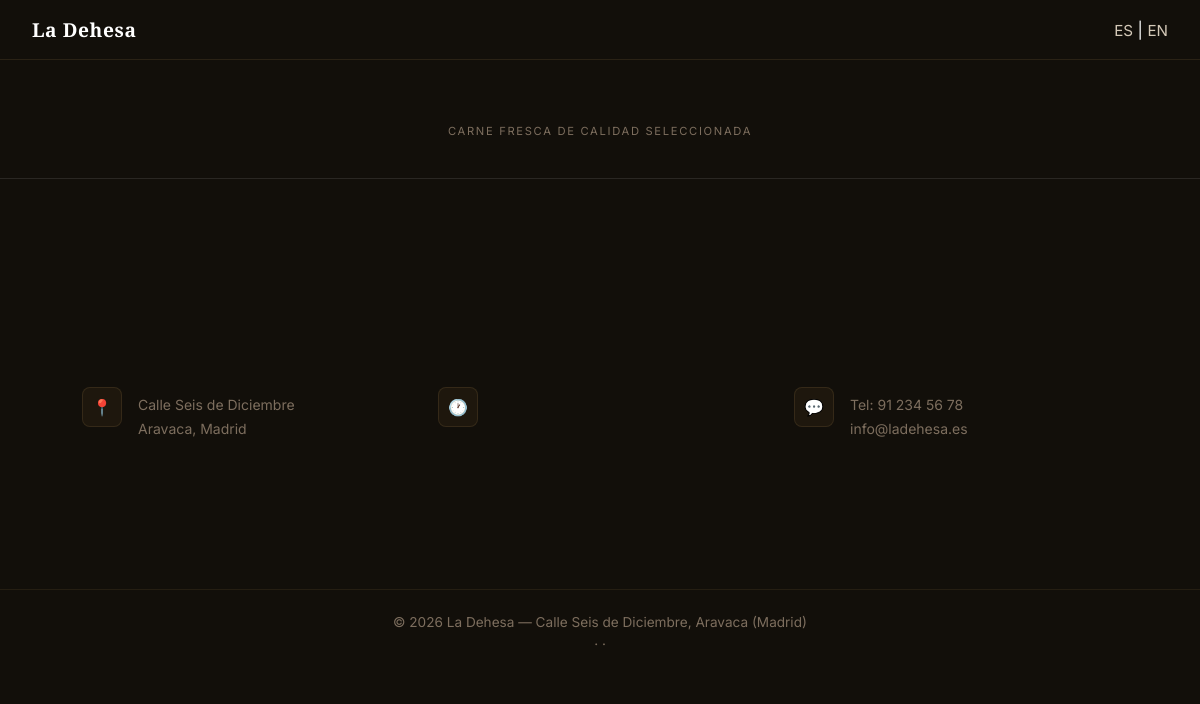
The app's page /app/views/catalogo/carniceria.php, older data.
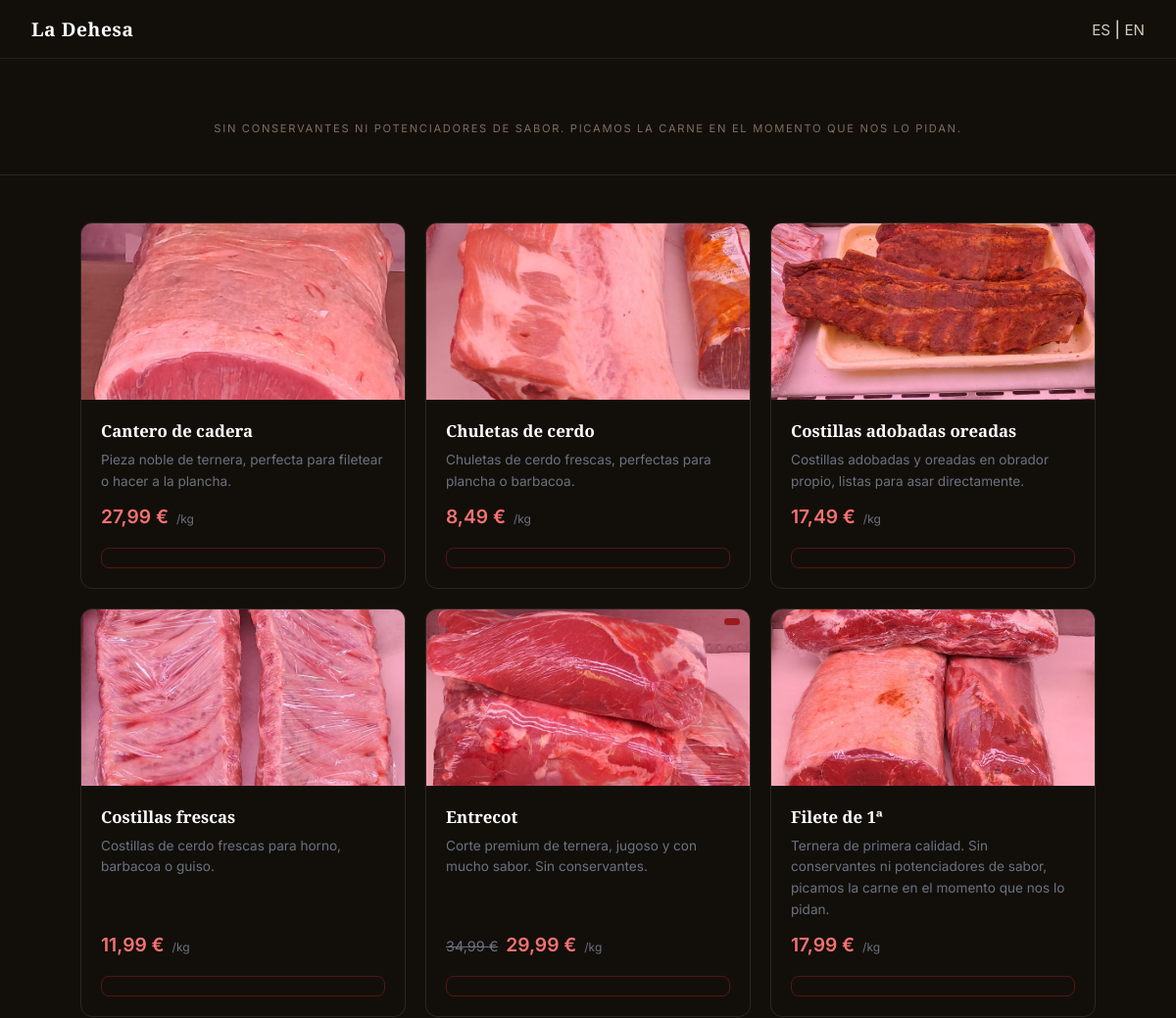
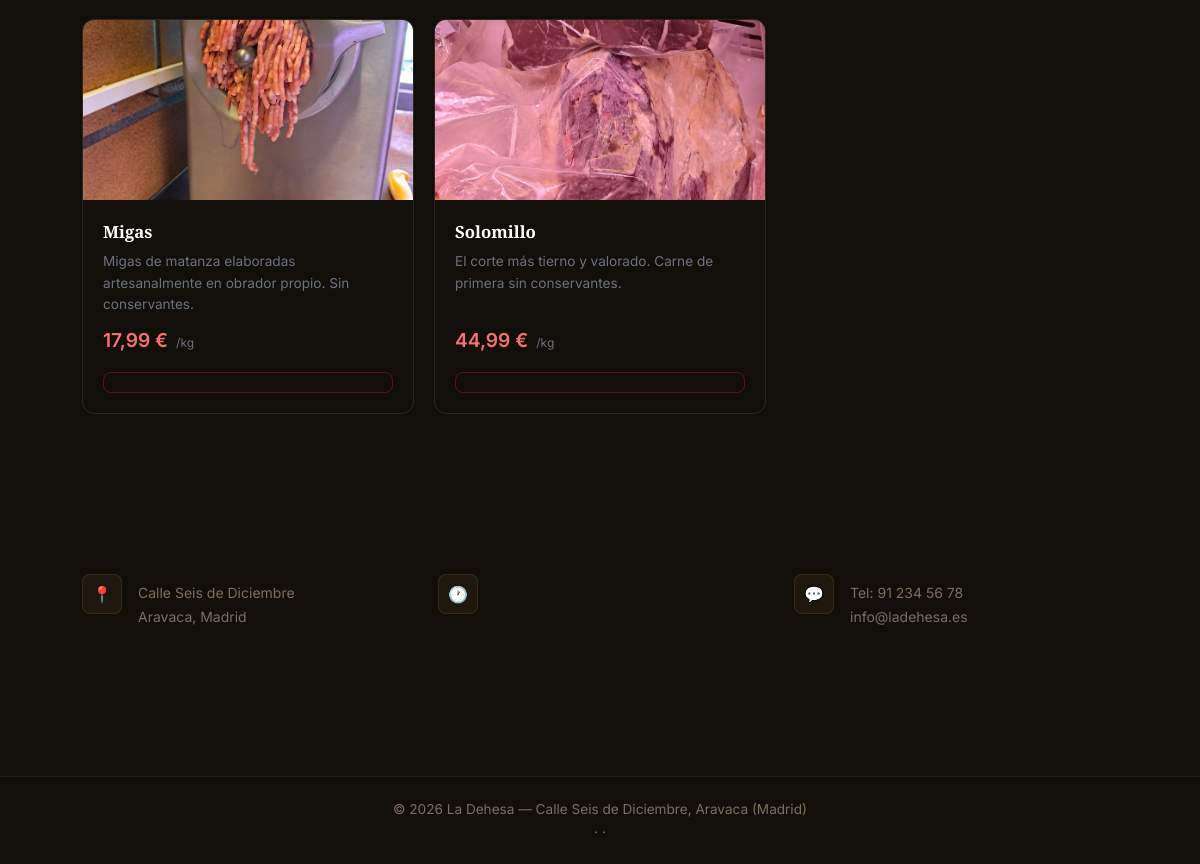
The same page, newer data (2 pictures, top to bottom).
### tables this page shows
CREATE TABLE secciones (
    id INT UNSIGNED AUTO_INCREMENT PRIMARY KEY,
    nombre VARCHAR(100) NOT NULL,
    slug VARCHAR(100) NOT NULL UNIQUE,
    descripcion TEXT,
    descripcion_en TEXT,
    orden TINYINT UNSIGNED NOT NULL DEFAULT 0
);

CREATE TABLE productos (
    id INT UNSIGNED AUTO_INCREMENT PRIMARY KEY,
    id_seccion INT UNSIGNED NOT NULL,
    nombre VARCHAR(200) NOT NULL,
    nombre_en VARCHAR(200),
    descripcion TEXT,
    descripcion_en TEXT,
    precio DECIMAL(10,2) NOT NULL,
    unidad_medida ENUM('kg','g','100g','unidad','bandeja','pack','blister') NOT NULL DEFAULT 'unidad',
    stock DECIMAL(10,3) NOT NULL DEFAULT 0,
    foto VARCHAR(255),
    disponible TINYINT(1) NOT NULL DEFAULT 1,
    created_at TIMESTAMP DEFAULT CURRENT_TIMESTAMP,
    FOREIGN KEY (id_seccion) REFERENCES secciones(id) ON DELETE CASCADE
);

CREATE TABLE promociones (
    id INT UNSIGNED AUTO_INCREMENT PRIMARY KEY,
    id_producto INT UNSIGNED NOT NULL,
    descripcion TEXT,
    precio_promocional DECIMAL(10,2) NOT NULL,
    activa TINYINT(1) NOT NULL DEFAULT 1,
    fecha_inicio DATE,
    fecha_fin DATE,
    FOREIGN KEY (id_producto) REFERENCES productos(id) ON DELETE CASCADE
);

### app/models/Producto.php (called while the page is built, shortened)
<?php
class Producto {
    public static function seccion($pdo, $slug) {
        $stmt = $pdo->prepare("SELECT * FROM secciones WHERE slug = ? LIMIT 1");
        $stmt->execute([$slug]);
        $resultado = $stmt->fetch();
        if ($resultado) {
            return $resultado;
        }
        return null;
    }
    public static function porSeccion($pdo, $idSeccion) {
        $sql = "SELECT p.*, pr.id AS id_promo, pr.precio_promocional
                FROM productos p
                LEFT JOIN promociones pr ON pr.id_producto = p.id
                    AND pr.activa = 1
                    AND CURDATE() BETWEEN pr.fecha_inicio AND pr.fecha_fin
                WHERE p.id_seccion = ? AND p.disponible = 1
                ORDER BY p.nombre";
        $stmt = $pdo->prepare($sql);
        $stmt->execute([$idSeccion]);
        return $stmt->fetchAll();
    }
}

### app/views/catalogo/carniceria.php (the view, shortened to what this page needs)
<?php
require_once __DIR__ . '/../../../config/db.php';
require_once __DIR__ . '/../../models/Producto.php';
$slug = 'carniceria';
$seccion = Producto::seccion($pdo, $slug);
$productos = Producto::porSeccion($pdo, $seccion['id']);
require __DIR__ . '/../layout/header.php';
?>
<link rel="stylesheet" href="/Carniceria/crm/public/css/catalogo.css">
<div class="catalogo-header">
    <p class="secciones-tag"><?= htmlspecialchars(($idioma === 'en' && !empty($seccion['descripcion_en'])) ? $seccion['descripcion_en'] : $seccion['descripcion']) ?></p>
</div>
<div class="catalogo-grid">
    <?php foreach ($productos as $p): ?>
        <?php
        $enPromo = $p['precio_promocional'] != null;
        $nombre_mostrar = ($idioma === 'en' && !empty($p['nombre_en'])) ? $p['nombre_en'] : $p['nombre'];
        $desc_mostrar = ($idioma === 'en' && !empty($p['descripcion_en'])) ? $p['descripcion_en'] : $p['descripcion'];
        ?>
        <div class="producto-card" id="card-<?= $p['id'] ?>">
            <div class="producto-foto">
                <?php if ($p['foto']): ?>
                    <img src="/Carniceria/crm/public/img/productos/carniceria/<?= htmlspecialchars($p['foto']) ?>"
                         alt="<?= htmlspecialchars($nombre_mostrar) ?>">
                <?php endif; ?>
                <?php if ($enPromo): ?>
                    <span class="badge-oferta"><?= $t['badge_oferta'] ?></span>
                <?php endif; ?>
            </div>
            <div class="producto-info">
                <h3><?= htmlspecialchars($nombre_mostrar) ?></h3>
                <p><?= htmlspecialchars($desc_mostrar) ?></p>
                <div class="producto-precio">
                    <?php if ($enPromo): ?>
                        <span class="precio-original"><?= number_format($p['precio'], 2, ',', '.') ?> €</span>
                        <span class="precio-actual"><?= number_format($p['precio_promocional'], 2, ',', '.') ?> €</span>
                    <?php else: ?>
                        <span class="precio-actual"><?= number_format($p['precio'], 2, ',', '.') ?> €</span>
                    <?php endif; ?>
                    <span class="precio-kg">/<?= htmlspecialchars($p['unidad_medida'] ?? 'unidad') ?></span>
                </div>
                <?php if ((float)$p['stock'] <= 0): ?>
                    <span class="badge-agotado"><?= $t['badge_agotado'] ?></span>
                <?php else: ?>
                <a href="/Carniceria/crm/app/views/auth/login.php" class="btn-carrito"><?= $t['anadir_carrito'] ?></a>
                <?php endif; ?>
            </div>
        </div>
    <?php endforeach; ?>
</div>
<?php require __DIR__ . '/../layout/footer.php'; ?>

### app/views/layout/header.php (shortened to what this page needs)
<?php
$idioma = $_SESSION['lang'] ?? 'es';
?>
<!DOCTYPE html>
<html lang="<?= $idioma ?>">
<head>
  <link rel="stylesheet" href="/Carniceria/crm/public/css/index.css">
</head>
<body>
<nav class="navbar">
  <div class="logo">La Dehesa</div>
  <ul class="menu">
    <li>
      <a href="?lang=es">ES</a> | <a href="?lang=en">EN</a>
    </li>
  </ul>
</nav>

### app/views/layout/footer.php (shortened to what this page needs)
<section class="info">
  <div class="info-item">
    <div class="info-icon-wrap">📍</div>
    <div>
      <p>Calle Seis de Diciembre<br>Aravaca, Madrid</p>
    </div>
  </div>
  <div class="info-item">
    <div class="info-icon-wrap">🕐</div>
  </div>
  <div class="info-item">
    <div class="info-icon-wrap">💬</div>
    <div>
      <p>Tel: 91 234 56 78<br>info@ladehesa.es</p>
    </div>
  </div>
</section>
<footer class="footer">
  <div class="footer-content">
    <p>&copy; <?= date('Y') ?> La Dehesa &mdash; Calle Seis de Diciembre, Aravaca (Madrid)</p>
    <p>
      <a href="/Carniceria/crm/index.php#sobre-nosotros"><?= $t['sobre_tag'] ?></a> &middot;
      <a href="/Carniceria/crm/app/views/galeria/index.php"><?= $t['nav_imagenes'] ?></a> &middot;
    </p>
  </div>
</footer>
</body>
</html>

### public/css/index.css (style rules this page uses)
*, *::before, *::after { box-sizing: border-box; margin: 0; padding: 0; }
.navbar { width: 100%; background: #120f0a; padding: 1rem 2rem; color: white; display: flex; justify-content: space-between; align-items: center; box-sizing: border-box; position: fixed; top: 0; left: 0; z-index: 1000; border-bottom: 1px solid rgba(255,200,120,0.1); }
body { padding-top: 60px; }
.logo { font-weight: bold; font-size: 1.2rem; font-family: 'Playfair Display', serif; letter-spacing: 0.03em; }
.menu { display: flex; gap: 1.5rem; list-style: none; margin: 0; padding: 0; align-items: center; }
.menu li { position: relative; }
.menu a { color: #d4c9b8; text-decoration: none; font-size: 0.95rem; }
body { font-family: 'Inter', sans-serif; background: #120f0a; color: white; }
.secciones-tag { text-align: center; color: #7d6e5e; font-size: 0.7rem; letter-spacing: 0.15em; text-transform: uppercase; margin-bottom: 0.5rem; }
.info { padding: 5rem 2rem; max-width: 1100px; margin: 0 auto; display: grid; grid-template-columns: repeat(auto-fit, minmax(250px, 1fr)); gap: 2rem; }
.info-item { display: flex; gap: 1rem; }
.info-icon-wrap { width: 2.5rem; height: 2.5rem; background: rgba(255,180,80,0.05); border: 1px solid rgba(255,200,120,0.1); border-radius: 8px; display: flex; align-items: center; justify-content: center; font-size: 1rem; flex-shrink: 0; }
.info-item p { color: #7d6e5e; font-size: 0.875rem; line-height: 1.7; }
.footer { background: #120f0a; color: #7d6e5e; text-align: center; padding: 1.5rem 2rem; margin-top: 3rem; font-size: 0.85rem; border-top: 1px solid rgba(255,200,120,0.08); }
.footer-content { display: flex; flex-direction: column; gap: 0.4rem; }

### public/css/catalogo.css (style rules this page uses)
.catalogo-header { text-align: center; padding: 4rem 2rem 2rem; border-bottom: 1px solid rgba(255,255,255,0.1); }
.catalogo-grid { display: grid; grid-template-columns: repeat(auto-fill, minmax(260px, 1fr)); gap: 1.25rem; max-width: 1100px; margin: 0 auto; padding: 3rem 2rem 5rem; }
.producto-card { border: 1px solid rgba(255,255,255,0.1); border-radius: 12px; overflow: hidden; display: flex; flex-direction: column; transition: border-color 0.2s, background 0.2s; }
.producto-foto { background: rgba(255,255,255,0.04); height: 180px; display: flex; align-items: center; justify-content: center; position: relative; overflow: hidden; }
.producto-foto img { width: 100%; height: 100%; object-fit: cover; }
.badge-oferta { position: absolute; top: 0.6rem; right: 0.6rem; background: #991b1b; color: white; font-size: 0.7rem; font-weight: 600; letter-spacing: 0.05em; text-transform: uppercase; padding: 0.2rem 0.5rem; border-radius: 4px; }
.producto-info { padding: 1.25rem; display: flex; flex-direction: column; flex: 1; gap: 0.5rem; }
.producto-info h3 { font-family: 'Playfair Display', serif; font-size: 1.05rem; font-weight: 600; }
.producto-info p { color: #6b7280; font-size: 0.85rem; line-height: 1.6; flex: 1; }
.producto-precio { display: flex; align-items: baseline; gap: 0.5rem; margin-top: 0.25rem; }
.precio-actual { font-size: 1.2rem; font-weight: 600; color: #f87171; }
.precio-original { font-size: 0.9rem; color: #6b7280; text-decoration: line-through; }
.precio-kg { font-size: 0.75rem; color: #6b7280; }
.btn-carrito { margin-top: 0.75rem; width: 100%; background: transparent; border: 1px solid rgba(153,27,27,0.5); color: #f87171; font-size: 0.875rem; font-weight: 500; padding: 0.6rem 1rem; border-radius: 8px; cursor: pointer; transition: background 0.2s, border-color 0.2s; }

Row changes from the older to the newer data that the page shows:
changed secciones: descripcion "CARNE FRESCA DE CALIDAD SELECCIONADA" → "SIN CONSERVANTES NI POTENCIADORES DE SABOR. PICAMOS LA CARNE EN EL MOMENTO QUE NOS LO PIDAN."
added productos: foto (picture), nombre "Cantero de cadera", descripcion "Pieza noble de ternera, perfecta para filetear o hacer a la plancha.", precio "27,99", unidad_medida "kg"
added productos: foto (picture), nombre "Chuletas de cerdo", descripcion "Chuletas de cerdo frescas, perfectas para plancha o barbacoa.", precio "8,49", unidad_medida "kg"
added productos: foto (picture), nombre "Costillas adobadas oreadas", descripcion "Costillas adobadas y oreadas en obrador propio, listas para asar directamente.", precio "17,49", unidad_medida "kg"
added productos: foto (picture), nombre "Costillas frescas", descripcion "Costillas de cerdo frescas para horno, barbacoa o guiso.", precio "11,99", unidad_medida "kg"
added promociones: id_producto.foto (picture), id_producto.nombre "Entrecot", id_producto.descripcion "Corte premium de ternera, jugoso y con mucho sabor. Sin conservantes.", id_producto.precio "34,99", precio_promocional "29,99", id_producto.unidad_medida "kg"
added productos: foto (picture), nombre "Filete de 1ª", descripcion "Ternera de primera calidad. Sin conservantes ni potenciadores de sabor, picamos la carne en el momento que nos lo pidan.", precio "17,99", unidad_medida "kg"
added productos: foto (picture), nombre "Migas", descripcion "Migas de matanza elaboradas artesanalmente en obrador propio. Sin conservantes.", precio "17,99", unidad_medida "kg"
added productos: foto (picture), nombre "Solomillo", descripcion "El corte más tierno y valorado. Carne de primera sin conservantes.", precio "44,99", unidad_medida "kg"
